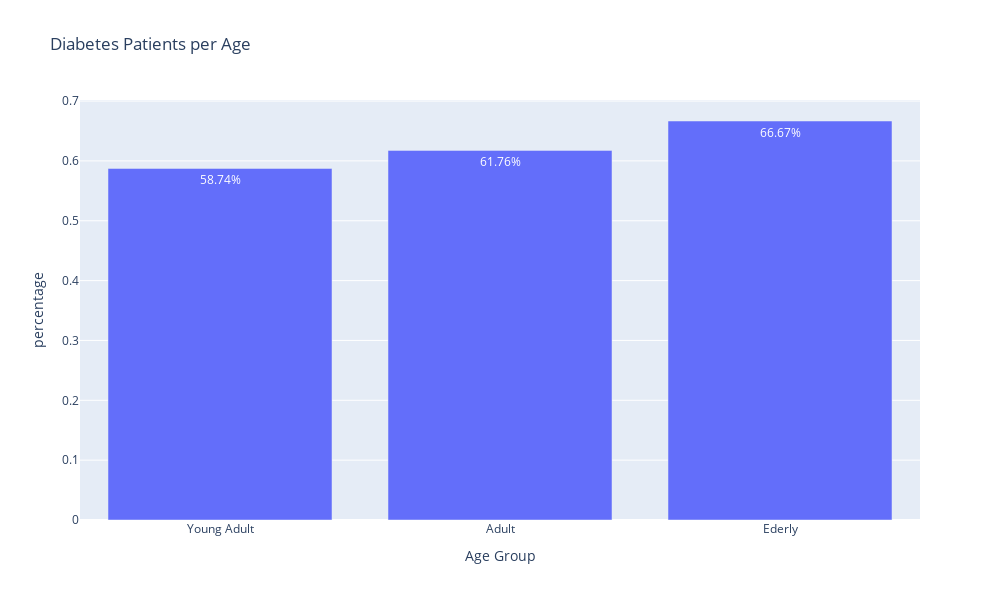

Notebook code cell kept with this figure:
### Code cell
fig = px.bar(age_df, x='Age Group', y='percentage', text='percentage', width=1000,height=600,title="Diabetes Patients per Age")
fig.update_traces(textposition='inside',texttemplate='%{text:.2%}')
fig.update_layout(uniformtext_minsize=8, uniformtext_mode='hide')
fig.show()

### Figure 1 — Plotly figure (JSON) as saved in the notebook; plotly's stock layout.template omitted (floating-point values rounded to 4 significant figures)
{"data": [{"alignmentgroup": "True", "hovertemplate": "Age Group=%{x}<br>percentage=%{text}<extra></extra>", "legendgroup": "", "marker": {"color": "#636efa", "pattern": {"shape": ""}}, "name": "", "offsetgroup": "", "orientation": "v", "showlegend": false, "text": ["0.5874125874125874", "0.6175548589341693", "0.6666666666666666"], "textposition": "inside", "texttemplate": "%{text:.2%}", "type": "bar", "x": ["Young Adult", "Adult", "Ederly"], "xaxis": "x", "y": [0.5874, 0.6176, 0.6667], "yaxis": "y"}], "layout": {"barmode": "relative", "height": 600, "legend": {"tracegroupgap": 0}, "title": {"text": "Diabetes Patients per Age"}, "uniformtext": {"minsize": 8, "mode": "hide"}, "width": 1000, "xaxis": {"anchor": "y", "domain": [0, 1], "title": {"text": "Age Group"}}, "yaxis": {"anchor": "x", "domain": [0, 1], "title": {"text": "percentage"}}}}
